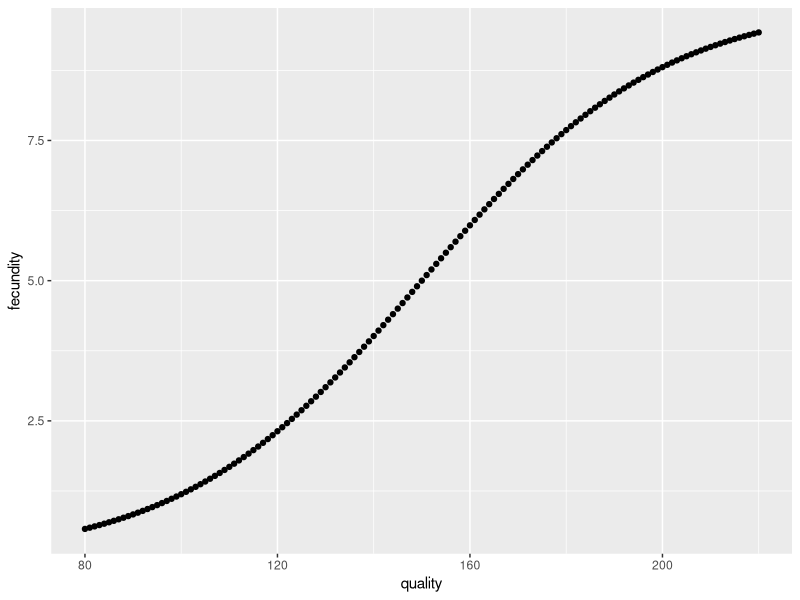
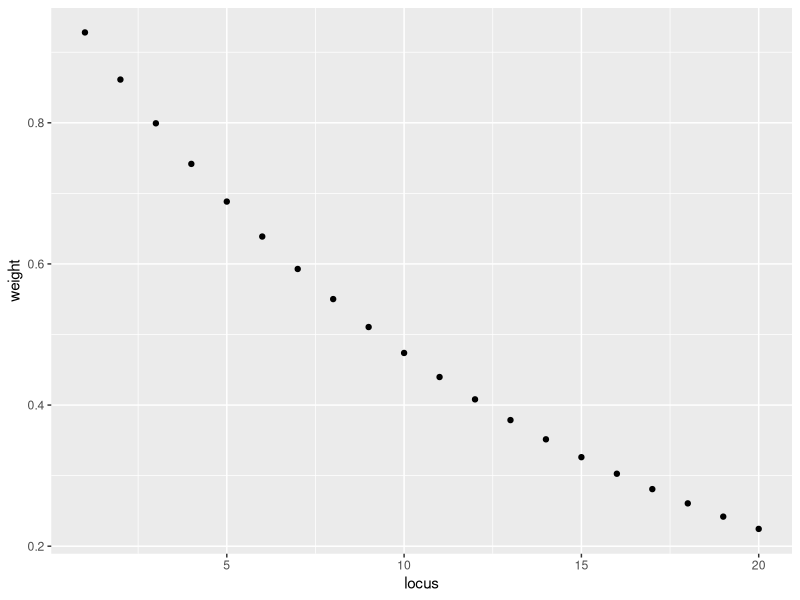
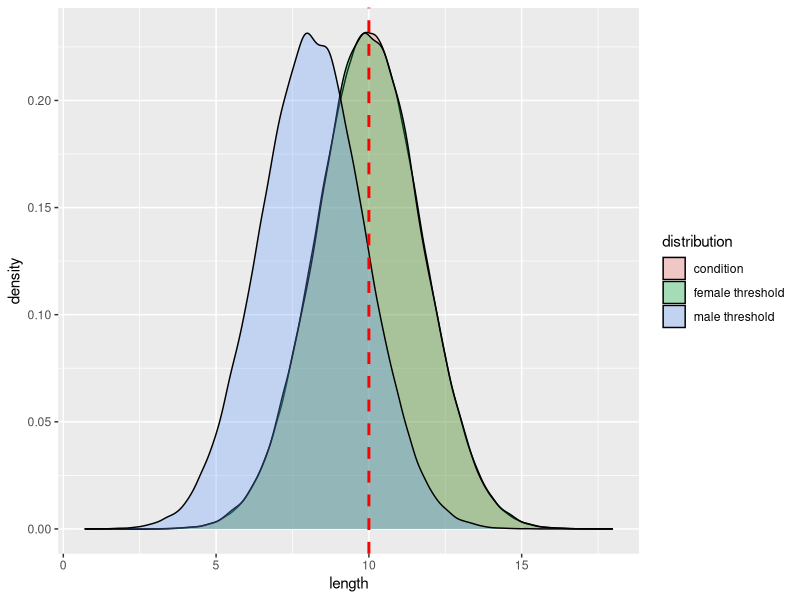

Recreate these plots in R, in order.
## ---- chunk 1
library(ggplot2)

# sigmoid/ logistic function 
sig <- function (x,x0,L,k) {
  
  fish <- L/(1+exp(-k*(x-x0)))
}
# pick values for x that map what the quality variable will be in the females 
x <- c(80:220)
y <- sig(x=x,x0=150,L=10,k=0.04)
fec_data <- data.frame (cbind(x,y))
# plot 
ggplot(fec_data,aes(x=x,y=y)) + geom_point() + labs(x="quality",y="fecundity")
## ---- chunk 2
res <- optimize(function(lambda) (sum(exp(-lambda * (1:20))) - 10)^2, 0:1, tol = .Machine$double.eps)
res$minimum
## ---- chunk 3
lambda <- res$minimum
x <- 1:20
y<-exp(-lambda*x);y
## ---- chunk 4
library(ggplot2)
data <- data.frame(cbind(x,y))
ggplot(data,aes(x=x,y=y)) +  geom_point() + labs(x="locus",y="weight")
## ---- chunk 5
sum(y)
## ---- chunk 6
p <- 0.5
n <- 20
# No weights
2 * n * p # Mean
# [1] 20
2 * n * p * (1 - p) # Variance
# [1] 10
## ---- chunk 7
# Weights
2 * sum(y) * p # Mean
2 * p * (1 - p) * sum(y^2) # Variance
sqrt(2 * p * (1 - p) * sum(y^2)) # SD

## ---- chunk 8
y<-exp(-lambda*x)
y[1] <-  y[1]  * - 1
y
2 * sum(y) * p # Mean
2 * p * (1 - p) * sum(y^2) # Variance, note variance is the same because the value is squared
sqrt(2 * p * (1 - p) * sum(y^2)) # SD
## ---- chunk 9
y<-exp(-lambda*x)
y[1] <-  y[1]  * - 1
y[20] <- y[20] * -1
y
2 * sum(y) * p # Mean
2 * p * (1 - p) * sum(y^2) # Variance, note variance is the same because the value is squared
sqrt(2 * p * (1 - p) * sum(y^2)) # SD
## ---- chunk 10
library(ggplot2)
males <- data.frame(length = rnorm(100000, 8.143932, 1.7167))
females <- data.frame(length = rnorm(100000, 10, 1.7167))
condition <- data.frame(length=rnorm(1000000,10,1.7167))
males$distribution <- 'male threshold'
females$distribution <- 'female threshold'
condition$distribution <- 'condition'
Lengths <- rbind(males, females, condition)
ggplot(Lengths, aes(length, fill = distribution)) + geom_density(alpha = 0.3) + geom_vline(xintercept = 10, linetype="dashed", 
                color = "red", size=1) # the red line represents the mean of the condition trait 
